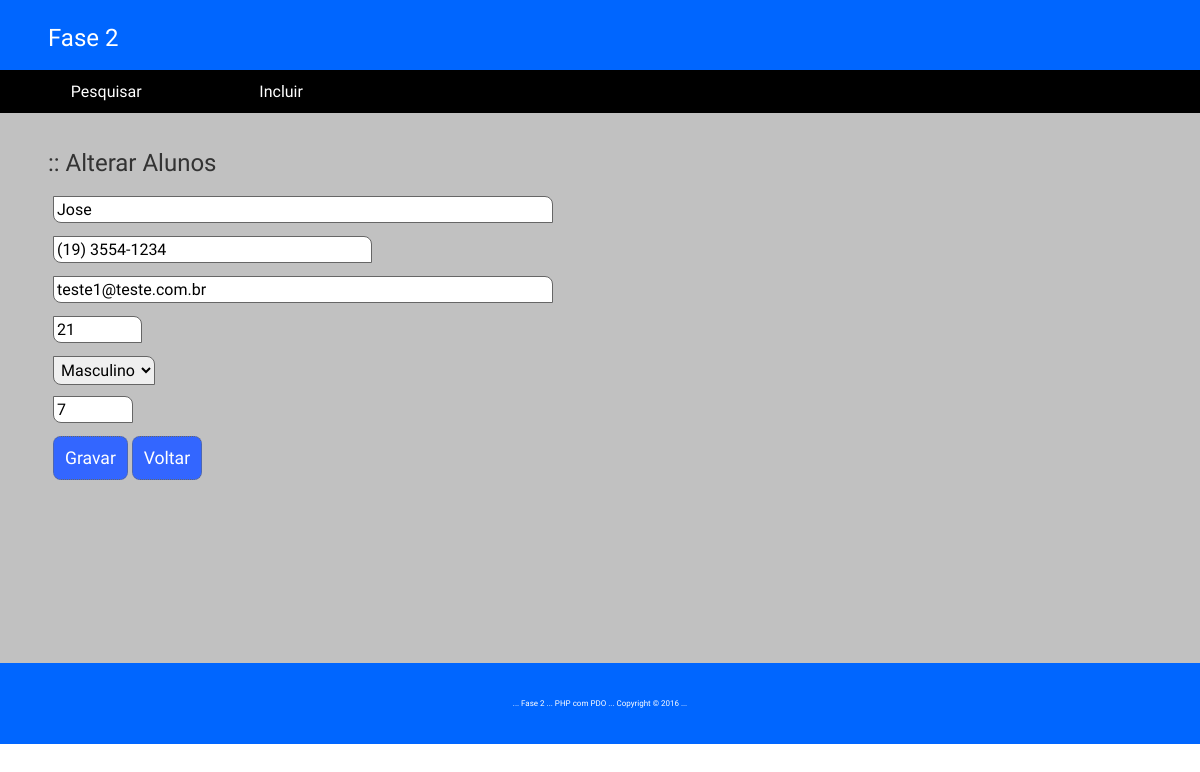
/index.php?op=ALT&cod=1, run on the app's committed database.
### tables this page shows
CREATE TABLE IF NOT EXISTS alunos (
  id int(11) NOT NULL AUTO_INCREMENT primary key,
  nome varchar(255) NOT NULL,
  fone varchar(30),
  email varchar(255),
  idade int(3),
  sexo char(1),
  nota int(11)
);

### classes/Alunos.php (called while the page is built, shortened)
<?
class Alunos {
	private $db;
	private $id;
	public function __construct(\PDO $db){
		$this->db = $db;
	}
	public function Pesquisar($tipo) {
		if ($tipo == "all") {
			$query = "SELECT * FROM alunos ORDER BY nome";
			$stmt = $this->db->query($query);
			if (!$stmt->execute()) {
				echo "<script>alert('Problemas com o a pesquisa!!!');</script>";
				return false;
			} else {
				return $stmt->fetchAll(\PDO::FETCH_ASSOC);
			}
		} elseif ($tipo == "single") {
			$query = "SELECT * FROM alunos WHERE id = :id";
			$stmt = $this->db->prepare($query);
			$stmt->bindValue(':id', $this->getId());
			if (!$stmt->execute()) {
				echo "<script>alert('Problemas com o Registro!!!');</script>";
				return false;
			} else {
				return $stmt->fetch(\PDO::FETCH_ASSOC);
			}
		} else {
			return false;
		}
	}
	public function getId()
	{
	    return $this->id;
	}
	public function setId($id)
	{
	    $this->id = $id;
	    return $this;
	}
}
?>

### index.php (the view, shortened to what this page needs)
<?php
require_once "classes/Alunos.php";
try
{
	$conexao = new \PDO("mysql:host=localhost;dbname=aula","root","");
} 	catch(\PDOExeption $e) {
		die("Problemas com a conexao - Erro : ".$e->getCode()." - ".$e->getMessage());
}
if (isset($_GET['op'])) {
	$op = $_GET['op'];
	$alunos = new Alunos($conexao);
	if ($op == 'ALT') {
		$cod = $_GET['cod'];
		$alunos->setID($cod);
		$dados = $alunos->Pesquisar('single');
	} elseif ( $op == 'EXC') {
		$cod = $_GET['cod'];
		$alunos->setID($cod);
		$alunos->Excluir();
		echo "<script>window.location.href='index.php?op=PES';</script>";
	}
} else {
	$cod = 0;
}
?>
<!DOCTYPE html>
<html lang="pt-br">
<head>
	<link rel="stylesheet" href="css/style.css" />
</head>
<body>
	<header class="myCabecalho">
		<h2>Fase 2</h2>
	</header>
	<nav class="myMenu">
		<div class="opcoes"><a href="<?=$_SERVER['PHP_SELF']?>?op=PES">Pesquisar</a></div>
		<div class="opcoes"><a href="<?=$_SERVER['PHP_SELF']?>?op=INC">Incluir</a></div>
	</nav>
	<main class="myMain">
		<?
		if (isset($_GET['op'])) {
			if ($_GET['op'] != 'PES') {
				if ($_GET['op'] == 'INC') {
					echo "<h2>:: Incluir Alunos</h2><br>";
				} elseif ($_GET['op'] == 'ALT') {
					echo "<h2>:: Alterar Alunos</h2><br>";
				}
				?>
				<form id="frm-alunos" name="frm-alunos" method="post" action="<?=$_SERVER['PHP_SELF']?>?op=<?=$op?>&cod=<?=$cod?>">
					<ul>
						<li>
							<input name="nome" id="nome" size="50" type="text" placeholder="Nome..." required autofocus value="<?=($op != 'INC' ? $dados['nome'] : "")?>" />
						</li>
						<li>
							<input name="fone" id="fone" size="30" type="text" placeholder="Fone..." value="<?=($op != 'INC' ? $dados['fone'] : "")?>" />
						</li>
						<li>
							<input name="email" id="email" size="50" type="email" placeholder="E-Mail..." required value="<?=($op != 'INC' ? $dados['email'] : "")?>" />
						</li>
						<li>
							<input name="idade" id="idade" size="5" type="number" placeholder="Idade" maxlength="3" max='150' min='1' value="<?=($op != 'INC' ? $dados['idade'] : "")?>"  />
						</li>
						<li>
							<select name="sexo" id="sexo" placeholder="Sexo" >
								<option value="M" <? if ($op != 'INC' && $dados['sexo'] == 'M') { ?> selected <? } ?> >Masculino</option>
							</select>
						</li>
						<li>
							<input name="nota" id="nota" size="3" type="number" placeholder="Nota" max='10' min='0' required value="<?=($op != 'INC' ? $dados['nota'] : "")?>" />
						</li>
						<li>
							<button class="btn" type="submit" value="654321" name="btn-grava" id="btn-grava">
								Gravar
							</button>
							<button class="btn" type="button" name="btn-voltar" id="btn-voltar" onclick="location.href='index.php?op=PES'">
								Voltar
							</button>
						</li>
					</ul>
				</form>
			<? } } ?>
	</main>
	<footer class="myRodape">
		<div class="copy">... Fase 2 ... PHP com PDO ... Copyright &copy; 2016 ...</div>
	</footer>
</body>
</html>

### css/style.css (style rules this page uses)
* { margin: 0; padding: 0; font-size:100%; font-family: 'Droid Sans', sans-serif; font-weight:normal; box-sizing:border-box; border:none; outline:none; }
ul { list-style:none; }
a { text-decoration:none; }
h2 { font-size: 1.5em; color: #333; }
.myCabecalho { width: 100%; float: left; height: 70px; padding: 2% 4%; background-color: #06F; color: #fff; }
.myCabecalho h2 { font-size: 1.5em; color: #fff; }
.myMenu { width: 100%; float: left; height: auto; padding: 1%; background-color: #000; color: #fff; display: block; }
.myMenu .opcoes { width: auto; padding-left: 5%; padding-right: 5%; float: left; }
.myMenu .opcoes a { text-decoration: none; color: #fff; }
.myMain { width: 100%; float: left; min-height: 550px; height: 100%; padding: 3% 4%; background-color: #c1c1c1; }
.myMain ul { width: 100%; float: left; }
.myMain ul li { width:100%; padding: 0 5px 0 5px; height: 30px; float: left; margin-bottom: 10px; }
.myMain input, select { padding: 3px; border:1px groove #666; border-radius: 0 8px; }
.myRodape { width: 100%; float: left; height: auto; padding: 3% 4%; background-color: #06F; color:#fff; }
.myRodape .copy { position: relative; width: 100%; bottom: 0px; text-align: center; font-size: 0.5em; }
.btn { width: auto; padding: 1% 1%; background-color: #36F; color: #fff; border: 1px dotted #666; border-radius: 8px; font-size: 1.1em; }

### data on the page
alunos: nome "Jose", fone "(19) 3554-1234", email "teste1@teste.com.br", idade "21", sexo "Masculino", nota "7"
